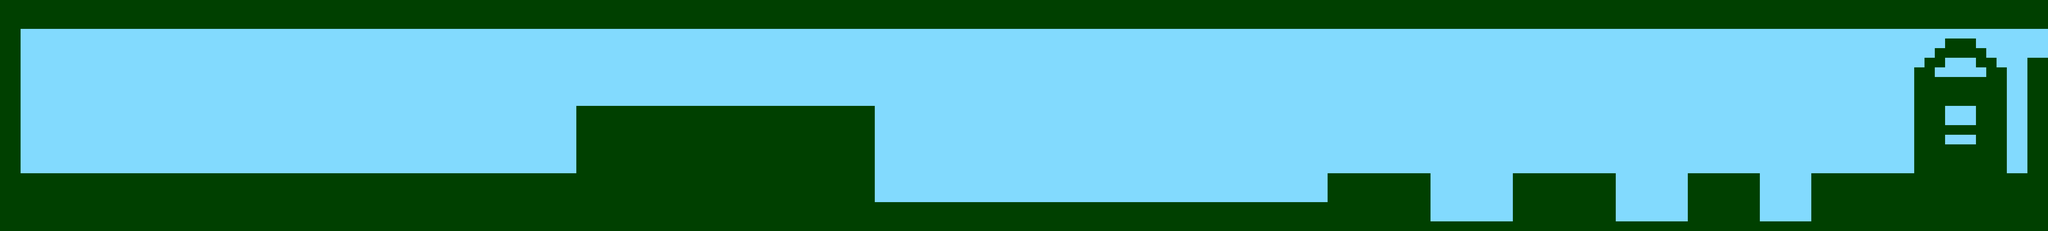

Below is a game level as drawn by its tile map, then a one-line description and the .tmx that defines it (tile-layer data replaced by summaries):
An orthogonal 199x24 tile map with 32x30 px tiles, 2 tile layers (Tile Layer 1, Tile Layer 3) and 14 objects.

<map version="1.0" orientation="orthogonal" renderorder="right-down" width="199" height="24" tilewidth="32" tileheight="30" nextobjectid="21">
 <tileset firstgid="1" name="TileSet" tilewidth="32" tileheight="30" tilecount="1680" columns="70">
  <image source="TileSet.png" width="2244" height="720" />
 </tileset>
 <layer name="Tile Layer 1" width="199" height="24">
  <data>[4776 cells, 4776 non-empty, 960 distinct tile ids]</data>
 </layer>
 <objectgroup name="Ground">
  <object id="3" x="3.0303" y="539.394" width="2715.15" height="181.818" />
  <object id="4" x="1793.94" y="327.273" width="930.303" height="212.121" />
  <object id="6" x="3.0303" y="-3.0303" width="60.6061" height="533.333" />
  <object id="7" x="62" y="-4" width="6314" height="84" />
  <object id="8" x="4128" y="538" width="318" height="184" />
  <object id="9" x="4702" y="538" width="318" height="180" />
  <object id="10" x="5252" y="538" width="214" height="182" />
  <object id="11" x="5630" y="542" width="732" height="174" />
  <object id="12" x="6306" y="178" width="60" height="360" />
  <object id="17" x="2720" y="630" width="1404" height="92" />
  <object id="18" x="5468" y="689" width="161" height="26" />
  <object id="19" x="5025" y="690" width="222" height="30" />
  <object id="20" x="4448" y="688" width="253" height="32" />
 </objectgroup>
 <objectgroup name="Home">
  <object id="15" x="5952" y="240" width="286" height="298" />
 </objectgroup>
 <layer name="Tile Layer 3" width="199" height="24">
  <data>[4776 cells, 1913 non-empty, 130 distinct tile ids]</data>
 </layer>
</map>